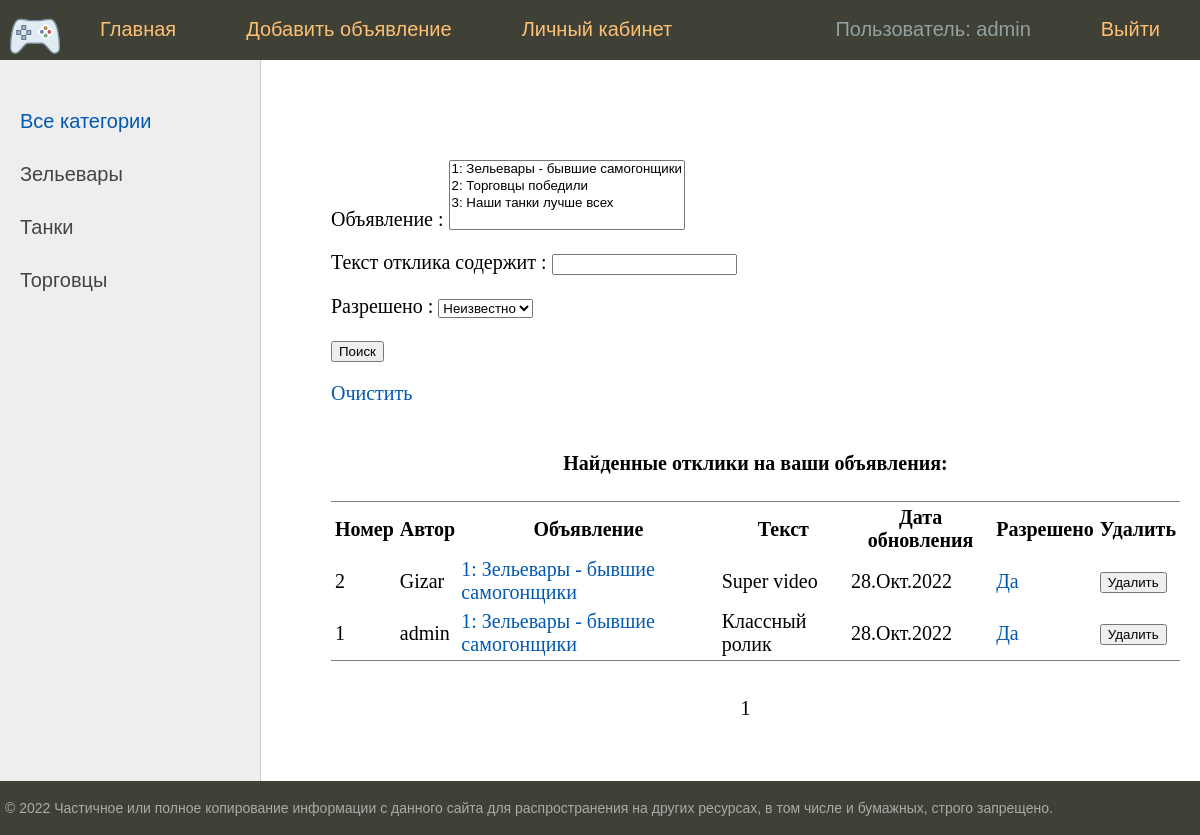
The app's page /lk/ (signed in), older data.
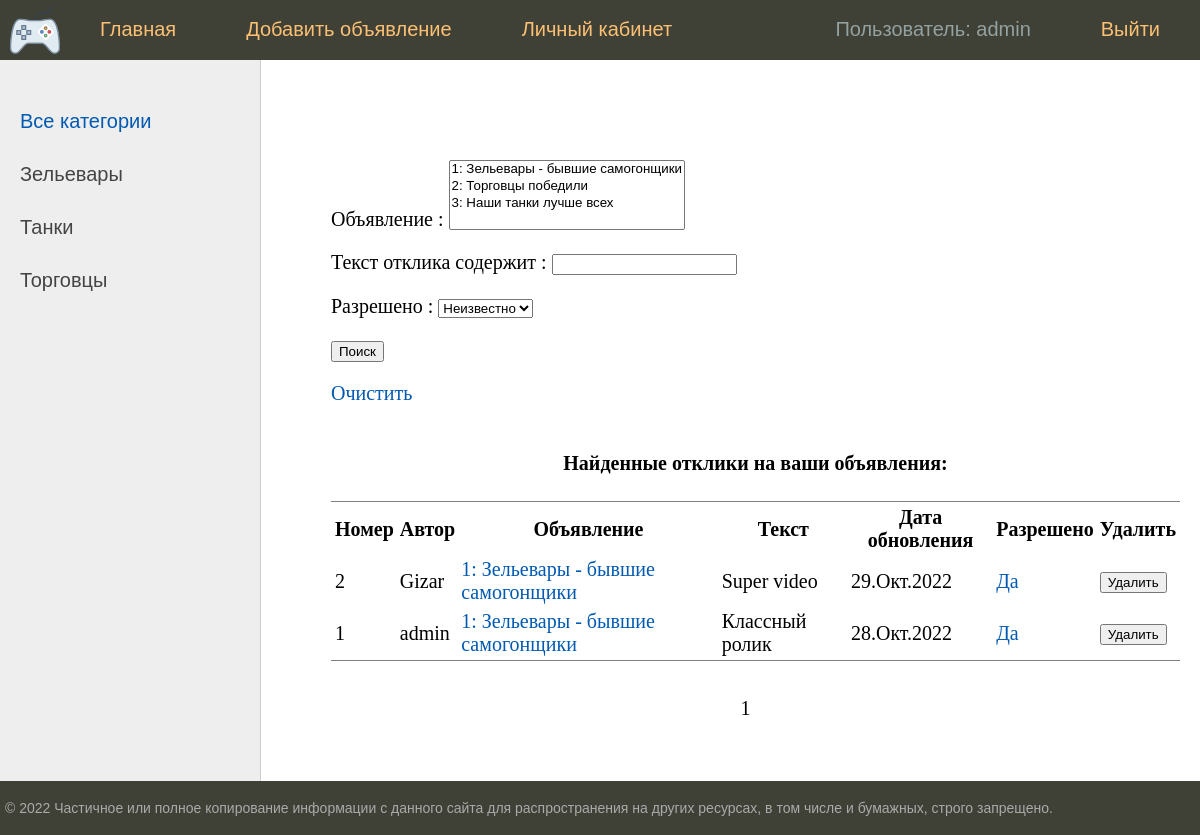
The same page, newer data.
### bboard/models.py (models this page shows, shortened)
class Reply(models.Model):
    user = models.ForeignKey('User', on_delete=models.CASCADE, verbose_name="Пользователь")
    post = models.ForeignKey('Post', on_delete=models.CASCADE, verbose_name="Пост")
    time_create = models.DateTimeField(auto_now_add=True)
    time_update = models.DateTimeField(auto_now=True)
    text = models.TextField(blank=True, verbose_name="Текс")
    is_approved = models.BooleanField(default=False, verbose_name="Разрешено")
    class Meta:
        verbose_name = 'Отклик'
        verbose_name_plural = 'Отклики'

class User(AbstractUser):
    email = models.EmailField(
        _("email address"),
        unique=True
    )
    email_verify = models.BooleanField(default=False)
    USERNAME_FIELD = "email"
    REQUIRED_FIELDS = ["username"]
    def __str__(self):
        return f'{self.username}'
    class Meta:
        verbose_name = 'Пользователь'
        verbose_name_plural = 'Пользователи'

class Post(models.Model):
    title = models.CharField(max_length=255, verbose_name="Заголовок")
    content = RichTextUploadingField(blank=True, default='', verbose_name="Текст")
    category = models.ForeignKey('Category', on_delete=models.PROTECT, verbose_name="Категория")
    user = models.ForeignKey('User', on_delete=models.CASCADE, verbose_name="Пользователь")
    photo = models.ImageField(upload_to="photos/%Y/%m/%d/", verbose_name="Фото заголовка", blank=True, null=True)
    time_create = models.DateTimeField(auto_now_add=True)
    time_update = models.DateTimeField(auto_now=True)
    is_created = models.BooleanField(default=True)
    slug = models.SlugField(max_length=255, unique=True, db_index=True, verbose_name="URL")
    is_published = models.BooleanField(default=True, verbose_name="Опубликовать")
    def __str__(self):
        return f"{self.id}: {self.title}"
    def get_absolute_url(self):
        return reverse('post', kwargs={'slug': self.slug}) # for view
    class Meta:
        verbose_name = 'Объявление'
        verbose_name_plural = 'Объявления'

### bboard/views.py (the view)
# urls.py: path('lk/', RepliesListSearchView.as_view(), name='replies_list_search'),
class RepliesListSearchView(DataMixin, ListView):
    model = Reply
    ordering = '-time_create'
    template_name = 'replies_search.html'
    context_object_name = 'finded_replies'
    paginate_by = 5 # Переопределим
    def get_queryset(self):
        queryset = super().get_queryset()
        queryset = queryset.filter(post__user=self.request.user)
        self.filterset = PostFilter(self.request.GET, queryset)
        return self.filterset.qs
    def get_context_data(self, **kwargs):
        context = super().get_context_data()
        context['filterset'] = self.filterset
        c_def = self.get_user_context(title="Поиск откликов:")
        context = dict(list(context.items()) + list(c_def.items()))
        return context

### bboard/models.py (called while the page is built)
    def get_absolute_url(self):
        return reverse('category', kwargs={'cat_slug': self.slug})

### bboard/utils.py (called while the page is built)
    def get_user_context(self, **kwargs):
        context = kwargs
        categories =  Category.objects.annotate(Count('post'))
        user_menu = menu.copy()
        if not self.request.user.is_authenticated:
            for i in range(3):
                user_menu.pop(1)
        else:
            user_menu.pop(4)
        context['menu'] = user_menu
        context['categories'] = categories
        if 'cat_selected' not in context:
            context['cat_selected'] = 0
        return context

### bboard/templates/bboard/replies_search.html (shortened to what this page needs)
{% extends 'base.html' %}
{% block content %}
<form action="" method="get">
    {{ filterset.form.as_p }}
    <input type="submit" value="Поиск" />
</form>
 <p><a href="{% url 'replies_list_search' %}">Очистить</a></p>
{% if finded_replies %}
    <table cellpadding="2" frame="hsides">
        <caption align="top"> <h4>Найденные отклики на ваши объявления:</h4></caption>
        <tr>
            <th>Номер</th>
            <th>Автор</th>
            <th>Объявление</th>
            <th>Текст</th>
            <th>Дата обновления</th>
            <th>Разрешено</th>
            <th>Удалить</th>
        </tr>
        {% for reply in finded_replies %}
        <tr>
            <td align="left">{{ reply.pk }}</td>
            <td align="left">{{ reply.user }}</td>
            <td align="left"><a href="{{ reply.post.get_absolute_url }}">{{ reply.post }}</a></td>
            <td align="left">{{ reply.text }}</td>
            <td>{{ reply.time_update|date:'d.M.Y' }}</td>
            <td>
                {% if reply.is_approved %}
                    <a href="{% url 'change_approved' reply.pk %}" title = 'Нажми, чтобы изменить значение на "Нет"'>Да</a>
                {% else %}
                    <a href="{% url 'change_approved' reply.pk %}" title = 'Нажми, чтобы изменить значение на "Да"'>Нет</a>
                {% endif%}
            </td>
            <td>
                <form action="{% url 'reply_delete' reply.pk %}" method="delete">
                    <button>Удалить</button>
                </form>
            </td>
        </tr>
        {% endfor %}
    </table>
{% else %}
    <h3>Ничего не найдено</h3>
{% endif %}
{% endblock content %}

Row changes from the older to the newer data that the page shows:
changed Reply "Super video": time_update "28.Окт.2022" → "29.Окт.2022"
